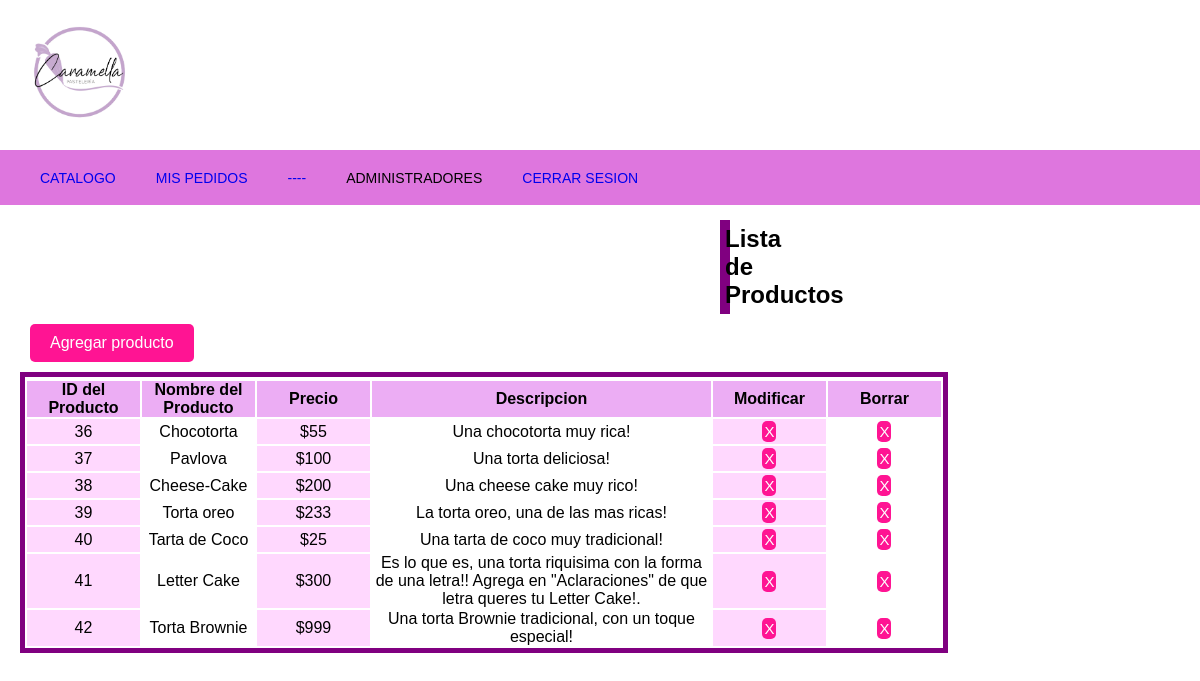
The page /gestion_productos.php (signed in) on the database its author committed.
### tables this page shows
CREATE TABLE `producto` (
  `Id_producto` int(11) NOT NULL,
  `nombreProducto` varchar(25) DEFAULT NULL,
  `valorProducto` int(11) DEFAULT NULL,
  `descripcion` varchar(250) NOT NULL
);

### gestion_productos.php (the view, shortened to what this page needs)
<?php
include_once('php\conexion_database.php');
include_once('index.php');
  $consulta = $database->query("SELECT Id_producto, nombreProducto, valorProducto, descripcion FROM producto ORDER BY Id_producto ASC");
  $resultadoConsulta = $consulta->fetch_all(MYSQLI_ASSOC);
?>
<!DOCTYPE html>
<html lang="es">
<head>
    <link rel="stylesheet" href="css/styleGestion_productos.css">
    <link rel="stylesheet" href="css/styleBotones.css">
</head>
<body>
    <main>
        <div>
            <h2>Lista de Productos</h2>
            <a class="boton-agregar-producto" href="alta_producto.php">Agregar producto</a>
            <table class="gestion_productos">
                <thead>
                    <th>
                        <tr>
                            <th>ID del Producto</th>
                            <th>Nombre del Producto</th>
                            <th>Precio</th>
                            <th>Descripcion</th>
                            <th>Modificar</th>
                            <th>Borrar</th>
                            </tr>
                    </th>
                </thead>
                <tbody>
                    <?php
                        foreach($resultadoConsulta as $fila){
                    ?>
                    <tr>
                        <td><?php echo $fila['Id_producto']; ?></td>
                        <td><?php echo $fila['nombreProducto']; ?></td>
                        <td>$<?php echo $fila['valorProducto']; ?></td>
                        <td><?php echo $fila['descripcion']; ?></td>
                        <td>
                            <form method="POST" action="modificar_producto.php">
                                <button class="boton-estilo-1" type="submit" name="boton">X</button>
                            </form>
                        </td>
                        <td>
                            <form method="POST" action="php/ABM_productos.php" onsubmit="return confirmarBorrado()">
                                <button class="boton-estilo-1" type="submit" name="boton_ABM" value="B" >X</button>
                            </form>
                        </td>
                    </tr>
                    <?php } ?>
                </tbody>
            </table>
        </div>
    </main>
</body>
</html>

### css/styleMenu.css (style rules this page uses)
* { margin: 0; padding: 0; box-sizing: border-box; text-decoration: none; font-family: sans-serif; }
main { padding: 40px 20px; margin-top: 180px; }

### css/styleGestion_productos.css (style rules this page uses)
.gestion_productos { width: 80%; border: 5px solid purple; text-align: center; }
h2 { border: purple 5px solid; background-color: #df73ed95;; max-width: 13%; text-align: center; margin: auto 400px; }
.gestion_productos >tbody>tr>td:nth-child(odd) { background-color: #ffc0fe9c; }
.gestion_productos>thead>tr>th { background-color: #df73ed95; }
.gestion_productos>thead>tr>th:nth-child(1) { width: 10%; }
.gestion_productos>thead>tr>th:nth-child(2) { width: 10%; }
.gestion_productos>thead>tr>th:nth-child(3) { width: 10%; }
.gestion_productos>thead>tr>th:nth-child(4) { width: 30%; }
.gestion_productos>thead>tr>th:nth-child(5) { width: 10%; }
.gestion_productos>thead>tr>th:nth-child(6) { width: 10%; }
.gestion_productos>tbody>tr>td:nth-child(1) { width: 10%; }
.gestion_productos>tbody>tr>td:nth-child(2) { width: 10%; }
.gestion_productos>tbody>tr>td:nth-child(3) { width: 10%; }
.gestion_productos>tbody>tr>td:nth-child(4) { width: 30%; }
.gestion_productos>tbody>tr>td:nth-child(5) { width: 10%; }
.gestion_productos>tbody>tr>td:nth-child(6) { width: 10%; }
.boton-agregar-producto { display: inline-block; background-color: #ff1493; color: #fff; border: none; padding: 10px 20px; margin: 10px 10px; font-size: 16px; cursor: pointer; border-radius: 5px; transition: background-color 0.3s; }
h2 { margin: 0px 700px; }

### css/styleBotones.css (style rules this page uses)
.boton-estilo-1 { display: inline-block; background-color: #ff1493; color: #fff; border: none; padding: 2px 2px; margin: 2px 2px; font-size: 15px; cursor: pointer; border-radius: 5px; transition: background-color 0.3s; }

### rows shown on the page
producto: Id_producto "36", nombreProducto "Chocotorta", valorProducto "55", descripcion "Una chocotorta muy rica!"
producto: Id_producto "37", nombreProducto "Pavlova", valorProducto "100", descripcion "Una torta deliciosa!"
producto: Id_producto "38", nombreProducto "Cheese-Cake", valorProducto "200", descripcion "Una cheese cake muy rico!"
producto: Id_producto "39", nombreProducto "Torta oreo", valorProducto "233", descripcion "La torta oreo, una de las mas ricas!"
producto: Id_producto "40", nombreProducto "Tarta de Coco", valorProducto "25", descripcion "Una tarta de coco muy tradicional!"
producto: Id_producto "41", nombreProducto "Letter Cake", valorProducto "300", descripcion "Es lo que es, una torta riquisima con la forma de una letra!! Agrega en \"Aclaraciones\" de que letra queres tu Letter Cake!."
producto: Id_producto "42", nombreProducto "Torta Brownie", valorProducto "999", descripcion "Una torta Brownie tradicional, con un toque especial!"
